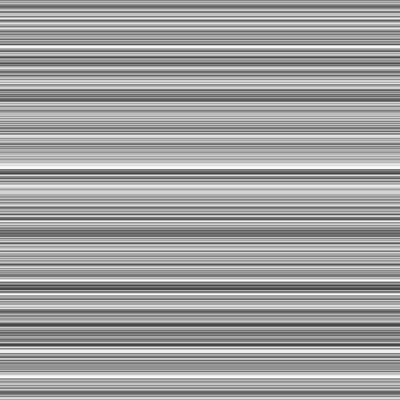
Frame 1 (no input)
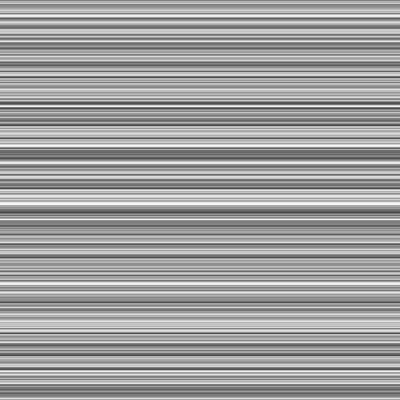
Frame 60 (no input)
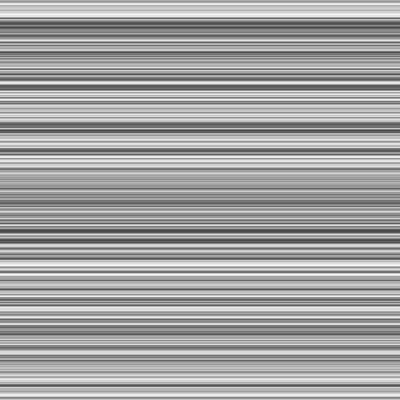
Frame 120 (the mouse pressed at the canvas centre since frame 60)

The p5.js sketch that drew these frames (run headless with seeded random() and noise() and a simulated clock; from frame 60 on, the mouse is pressed at the canvas centre):

// p5.js sketch
// ── sketch.js
var lines = [0,0,400,0];


function setup(){
    
    createCanvas(400,400);
}



function draw(){
//frameRate(1);
    background(255);
  //  for (var i = 0; i<=10; i++){
 //   console.log(i);    
    
// ellipse(random(width),random(width),random(height),10,10);
 //   }

for(var i =0;i<=height; i++){
stroke(random(256));
strokeWeight(1);    
   lines[1] = i;
    lines[3] = i;
 line(lines[0],lines[1],lines[2],lines[3]); 
}
}
